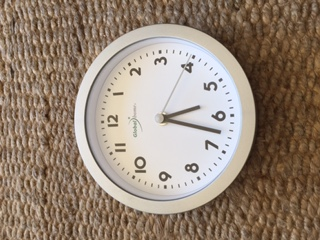
#> input picture Image processing/T01/relojes/IMG_2318.JPG, 320 x 240 px
$ python main.py   (older library calls are emulated)
#> lines starting #> are read from the running program, lines starting #| are printed output that depends on the picture; after the words box and inside, x2 and y2 are one past the last pixel; in counts of white or black regions, pixels touching at a corner belong together
### Image processing/T01/Segmentacion.py
__author__ = 'vjmoreno'
import numpy as np
import scipy.misc
import os
from scipy import ndimage
from PIL import Image
from matplotlib import pyplot as plt


class Segmentacion:

    def __init__(self, filename):
        self.filename = filename
        self.imagen = Image.open(self.filename)

    def realizar_segmentacion(self):
        self.calcular_promedio()
        self.eliminar_sombra()
        self.filtro_pasabajos()
        self.restar_minimo_fila()
        self.imagen_binaria()


    def calcular_promedio(self):
        '''Se calcula el promedio de los colores de las primeras 50
        lineas de pixelespara posteriormente aplicar un filtro pasabajos'''
        total = [0,0,0]
        pixels = 0
        for x in range(0,50):
            for y in range(0,self.imagen.size[1]):
                pixels += 1
                total = list(map(lambda x,y : x+y, total, list(self.imagen.getpixel((x,y))))) #se van sumando los colores RGB
        self.avg = list(map(lambda x : int(x/pixels), total)) #se divide por el total de pixeles para obtener el promedio

    def filtro_pasabajos(self):
        ''' Se aplica un fitro pasabajos a los pixeles que esten
         dentro de un rango mas o menos parecido al promedio de
        color de las 50 primeras filas de la imagen. Esto tiene
        como obtetivo evitar los pequeñas puntos blancos que quedan
         dentro de una imagen binaria cuando se utiliza otsu'''
        data = self.imagen.load()
        for x in range(0,self.imagen.size[0]):
            for y in range(0,self.imagen.size[1]):
                aux = 0
                #Se itera sobre los 3 colores rojo-verde-azul
                for number in range(3):
                    if  self.avg[number] - 40 < data[x,y][number] < self.avg[number] + 40: # rango de color
                        aux+=1
                #Si los 3 colores estan dentro del rango
                if aux == 3:
                    if (0 < x < self.imagen.size[0] - 1) and (0 < y < self.imagen.size[1] - 1):
                        #Lista con color del pixel central y de sus vecinos
                        n = [data[x-1,y-1],data[x-1,y], data[x,y-1], data[x,y], data[x+1,y+1], data[x+1,y], data[x,y+1], data[x+1,y-1], data[x-1,y+1]]
                        #Se suman los colores
                        s = [sum(i) for i in zip(*n)]
                        #Se divide por 9
                        r = tuple(map(lambda x: round(x/9), s))
                        #Se define el color
                        data[x,y] = r
        plt.imshow(self.imagen.rotate(-90))
        plt.title('IMAGEN CON FILTRO PASABAJOS EN EL FONDO CAFE')
        plt.show()

    def eliminar_sombra(self):
        ''' Metodo encargado de eliminar la sombra existente
         en la parte superior del reloj para posteriormente
         realizar otsu de mejor manera'''
        data = self.imagen.load()
        #Se recorre la imagen completa
        for x in range(0,self.imagen.size[0]):
            for y in range(0,self.imagen.size[1]):
                #Rango de color
                if (160 < data[x,y][0] < 200) and (160 < data[x,y][1] < 200) and (160 < data[x,y][2] < 200):
                    #Si esta dentro de ese rango de colores, el pixel se transforma a blanco
                    data[x,y] = (256,256,256)
        plt.imshow(self.imagen.rotate(-90))
        plt.title('IMAGEN CON SOMBRA DEL RELOJ ELIMINADA')
        plt.show()

    def restar_minimo_fila(self):
        '''Metodo que resta el minimo color de la fila a cada pixel'''
        #se itera en x
        for x in range(0,self.imagen.size[0]):
            _min_R = 256
            _min_G = 256
            _min_B = 256
            pixels = self.imagen.load()
            #se itera en y
            for y in range(0,self.imagen.size[1]):
                if _min_R > self.imagen.getpixel((x,y))[0]:
                    _min_R = self.imagen.getpixel((x,y))[0]
                if _min_R > self.imagen.getpixel((x,y))[1]:
                    _min_R = self.imagen.getpixel((x,y))[1]
                if _min_R > self.imagen.getpixel((x,y))[2]:
                    _min_R = self.imagen.getpixel((x,y))[2]
            # Se resta el minimo
            for y in range(0, self.imagen.size[1]):
                pixels[x,y] = (pixels[x,y][0] - _min_R, pixels[x,y][1] - _min_G, pixels[x,y][2] - _min_B)
        self.imagen.save('mascara.jpg')
        plt.imshow(self.imagen.rotate(-90))
        plt.title('IMAGEN CON RESTA DEL MINIMO DE LA FILA POR PIXEL')
        plt.show()

    def imagen_binaria(self):
        '''Obtenemos una imagen binaria'''
        #Se abre la imagen en grayscale
        imagen = Image.open('mascara.jpg').convert("L")
        #Se transforma a matriz
        imagen = ndimage.rotate(imagen, -90)
        #Sefinimos un threshhold de 50, puesto que funciona bastante bien en todas las imagenes.
        imagen = np.asarray(imagen>50)
        plt.imshow(imagen, cmap='Greys_r')
        plt.title("IMAGEN BINARIA CON 'MANCHAS'")
        plt.show()
        #Se rellenan los 'hoyos' existentes
        imagen = ndimage.binary_fill_holes(imagen)
        #Se rellenan las manchas negras
        imagen = ndimage.binary_opening(imagen, structure=np.ones((5,5)).astype(int))
        #Se rellenan las manchas blancas
        imagen = ndimage.binary_closing(imagen, structure=np.ones((5,5)).astype(int))
        self.imagen_b = imagen
        #Se guarda la imagen obtenida
        scipy.misc.imsave('mascara.png',self.imagen_b)
        plt.imshow(self.imagen_b, cmap='Greys_r')
        plt.title('IMAGEN BINARIA SEGMENTADA')
        plt.show()
        os.remove('./mascara.jpg')

### Image processing/T01/main.py
from Segmentacion import Segmentacion
from Procesamiento_horero_minutero import Procesamiento_horero_minutero
from Procesamiento_segundero import Procesamiento_segundero
from Calcular_hora import Calcular_hora

class Procesamiento:

    def __init__(self, filename):
        'Clase destinada a entregar el resultado del proceso'
        #nombre de la foto
        self.filename = filename
        self.segmentacion = Segmentacion(self.filename)
#> in __init__, self.imagen is the input picture: PIL image 320x240 RGB; mean R, G, B 150.6, 133.5, 118.2
        # Realizamos la segmentacion
        self.segmentacion.realizar_segmentacion()
#> after the loop in calcular_promedio, `for x in range(0,50):`: pixels = 12000; total = [1737459, 1467917, 1223197]
#> in calcular_promedio, `self.avg = list(map(lambda x : int(x/pixels), total))`: self.avg = [144, 122, 101]
#> in filtro_pasabajos, `plt.imshow(self.imagen.rotate(-90))`:
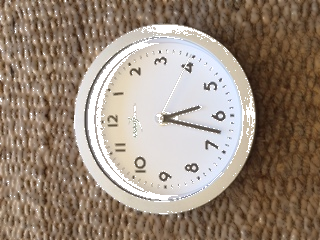
#> self.imagen: PIL image 320x240 RGB; mean R, G, B 153.3, 136.6, 121.6
#> in filtro_pasabajos, `plt.show()`:
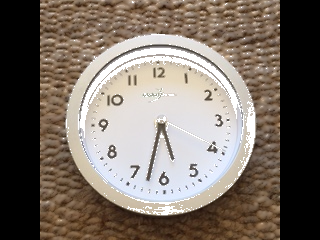
#> shown: shape (240, 320, 3); mean R, G, B 121.7, 111.3, 102
#> in restar_minimo_fila, `self.imagen.save('mascara.jpg')`:
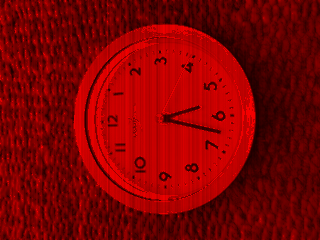
#> saved as mascara.jpg: PIL image 320x240 RGB; mean R, G, B 128.7, 0, 0
#> in restar_minimo_fila, `plt.show()`:
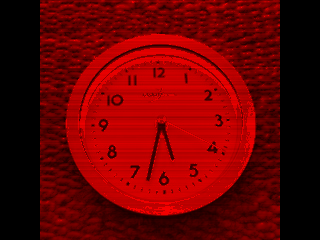
#> shown: shape (240, 320, 3); mean R, G, B 102.9, 0, 0
#> in imagen_binaria, `imagen = ndimage.rotate(imagen, -90)`:
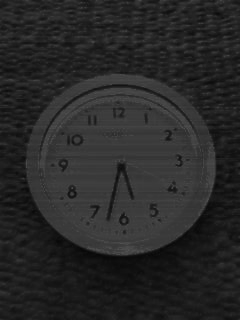
#> imagen: shape (320, 240); min 7, max 86, mean 39.8
#> in imagen_binaria, `imagen = np.asarray(imagen>50)`:
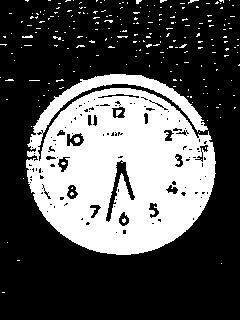
#> imagen: shape (320, 240) bool; 32.5% white; 226 white regions (222 under 20 px), largest, box (x1, y1, x2, y2) and area: (26, 74, 216, 255) 23951, (74, 137, 80, 143) 29, (116, 110, 122, 116) 26, (22, 35, 33, 38) 23
#> in imagen_binaria, `imagen = ndimage.binary_fill_holes(imagen)`: imagen: shape (320, 240) bool; 35.1% white; 218 white regions (216 under 20 px), largest, box (x1, y1, x2, y2) and area: (26, 74, 216, 255) 26063, (22, 35, 33, 38) 23
#> in imagen_binaria, `imagen = ndimage.binary_opening(imagen, structure=np.ones((5,5)).astyp..`: imagen: shape (320, 240) bool; 33.7% white; 2 white regions, box (x1, y1, x2, y2) and area: (26, 88, 215, 255) 23615, (30, 74, 205, 148) 2284
#> in imagen_binaria, `imagen = ndimage.binary_closing(imagen, structure=np.ones((5,5)).astyp..`:
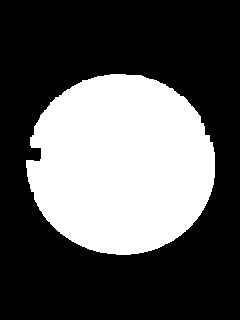
#> imagen: shape (320, 240) bool; 34.7% white; 1 white region, box (x1, y1, x2, y2) and area: (26, 74, 215, 255) 26627
        self.p_horero_minutero = Procesamiento_horero_minutero(self.filename)
        #Realizamos el procesamiento previo a encontrar las manecillas
        self.p_horero_minutero.realizar_procesamiento()
        #Obtenemos el angulo del minutero
        self.angulo_minutero = self.p_horero_minutero.buscar_minutero()
        #Obtenemos el angulo del horero
        self.angulo_horero = self.p_horero_minutero.buscar_horero()
        self.p_segundero = Procesamiento_segundero(self.filename, self.angulo_horero, self.angulo_minutero, self.p_horero_minutero.centro)
        #Obtenemos el angulo del segundero
        self.angulo_segundero = self.p_segundero.realizar_procesamiento()
        self.calcular_hora = Calcular_hora(self.angulo_horero, self.angulo_minutero, self.angulo_segundero)
        #Calculamos la hora
        self.calcular_hora.calcular_hora()


#Introducir el nombre de la imagen a trabajar.
#> (the run stopped early here; a loop or call above may not have finished)

$ run again, with Image processing/T01/relojes/IMG_2312.JPG copied over Image processing/T01/relojes/IMG_2318.JPG
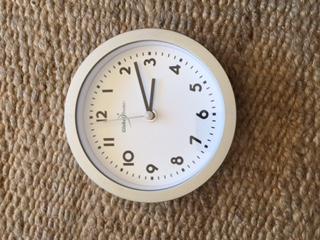
#> input picture Image processing/T01/relojes/IMG_2312.JPG, 320 x 240 px
#> in __init__, self.imagen is the input picture: PIL image 320x240 RGB; mean R, G, B 148.3, 130.9, 113.8
#> after the loop in calcular_promedio, `for x in range(0,50):`: pixels = 12000; total = [1809195, 1524426, 1234900]
#> self.avg = [150, 127, 102]
#> in restar_minimo_fila, `plt.show()`:
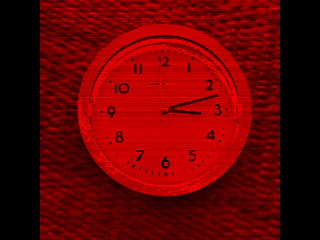
#> shown: shape (240, 320, 3); mean R, G, B 100.3, 0, 0
#> in imagen_binaria, `imagen = ndimage.binary_opening(imagen, structure=np.ones((5,5)).astyp..`:
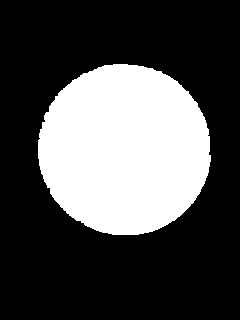
#> imagen: shape (320, 240) bool; 30.3% white; 1 white region, box (x1, y1, x2, y2) and area: (38, 64, 211, 235) 23266

$ run again, with Image processing/T01/relojes/IMG_2314.JPG copied over Image processing/T01/relojes/IMG_2318.JPG
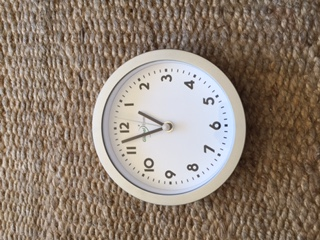
#> input picture Image processing/T01/relojes/IMG_2314.JPG, 320 x 240 px
#> in __init__, self.imagen is the input picture: PIL image 320x240 RGB; mean R, G, B 143.2, 127.6, 114
#> after the loop in calcular_promedio, `for x in range(0,50):`: pixels = 12000; total = [1785192, 1565035, 1362205]
#> self.avg = [148, 130, 113]
#> in restar_minimo_fila, `plt.show()`:
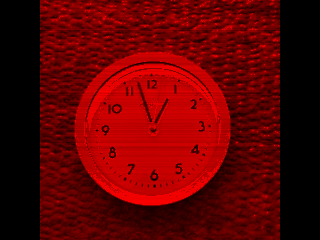
#> shown: shape (240, 320, 3); mean R, G, B 95.6, 0, 0
#> in imagen_binaria, `imagen = ndimage.binary_opening(imagen, structure=np.ones((5,5)).astyp..`:
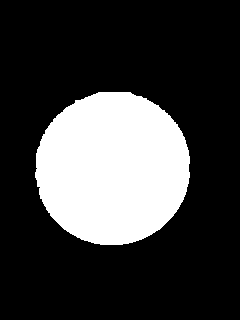
#> imagen: shape (320, 240) bool; 24.4% white; 1 white region, box (x1, y1, x2, y2) and area: (35, 92, 190, 245) 18711

$ run again, with Image processing/T01/relojes/IMG_2315.JPG copied over Image processing/T01/relojes/IMG_2318.JPG
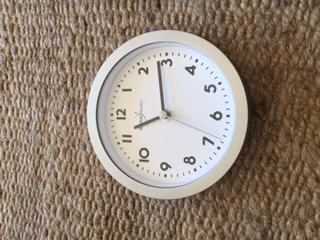
#> input picture Image processing/T01/relojes/IMG_2315.JPG, 320 x 240 px
#> in __init__, self.imagen is the input picture: PIL image 320x240 RGB; mean R, G, B 147, 131.9, 118.4
#> after the loop in calcular_promedio, `for x in range(0,50):`: pixels = 12000; total = [1813725, 1601573, 1408493]
#> self.avg = [151, 133, 117]
#> in imagen_binaria, `imagen = ndimage.binary_opening(imagen, structure=np.ones((5,5)).astyp..`:
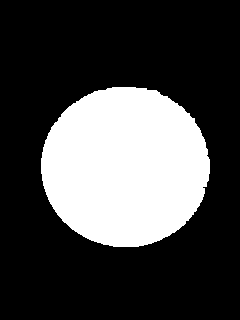
#> imagen: shape (320, 240) bool; 27.7% white; 1 white region, box (x1, y1, x2, y2) and area: (41, 87, 210, 247) 21295
